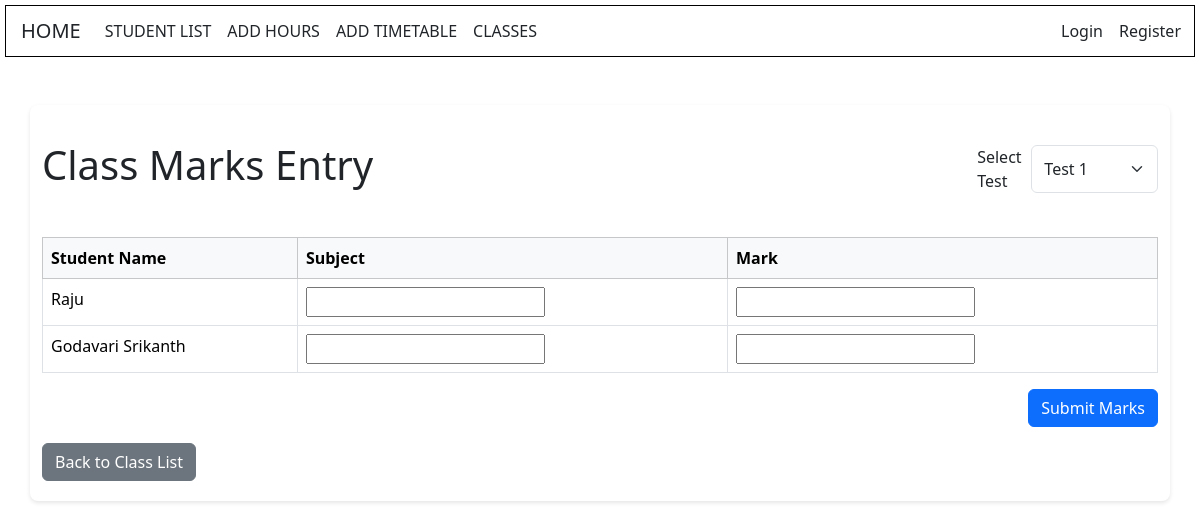
Before: /students/class_marks/1/ with the older database file.
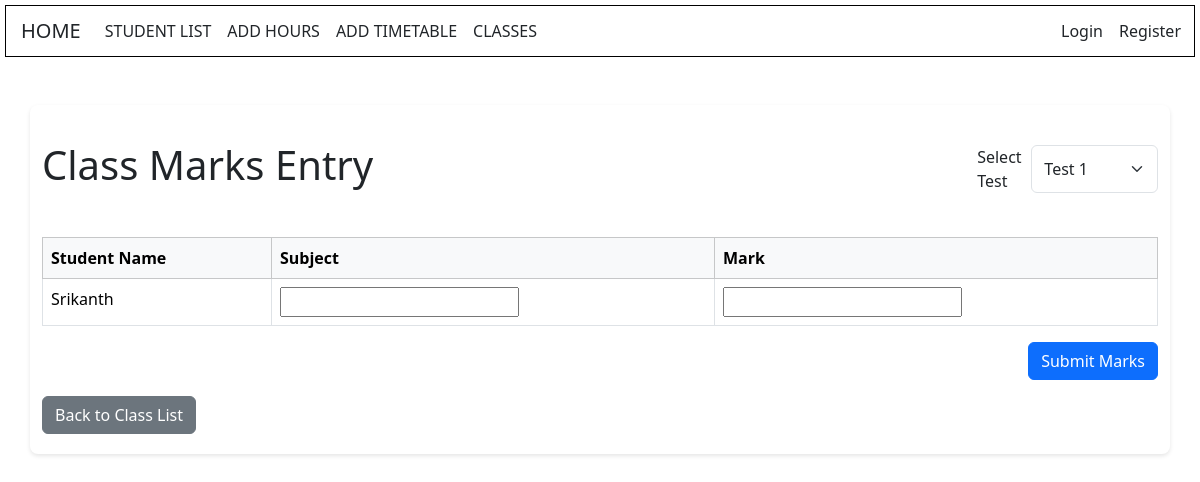
After: the same page with the newer database file.
### students/models.py (models this page shows, shortened)
class Student(models.Model):
    name = models.CharField(max_length=100)
    roll_number = models.CharField(max_length=10, unique=True)
    student_class = models.ForeignKey(Class, on_delete=models.CASCADE)
    email = models.EmailField()
    phone = models.CharField(max_length=10)

### students/views.py (the view)
# urls.py: path('class_marks/<int:class_id>/', views.class_marks, name='class_marks'),
def class_marks(request, class_id):
    student_class = get_object_or_404(Class, id=class_id)
    students = Student.objects.filter(student_class=student_class)
    if request.method == 'POST':
        test_name = request.POST.get('test_name')
        all_valid = True
        forms = []  # Initialize the forms list
        for student in students:
            form_data = request.POST.copy()
            form_data[f'{student.id}-test'] = test_name  # Ensure the test name is set in the form data with prefix
            form = MarkForm(form_data, prefix=str(student.id), instance=Mark(student=student))
            forms.append((student, form))  # Append the form to the forms list
            if form.is_valid():
                form.save()
            else:
                all_valid = False
                print(form.errors)
        if all_valid:
            messages.success(request, "Marks submitted successfully!")
            return HttpResponseRedirect(reverse('class_marks', args=[class_id]))
    else:
        forms = [
            (student, MarkForm(prefix=str(student.id), instance=Mark(student=student)))
            for student in students
        ]
    return render(request, 'students/class_marks.html', {
        'student_class': student_class,
        'students': forms
    })

### students/templates/students/class_marks.html (shortened to what this page needs)
<!DOCTYPE html>
<html lang="en">
<head>
    <link href="https://cdn.jsdelivr.net/npm/bootstrap@5.3.2/dist/css/bootstrap.min.css" rel="stylesheet">
</head>
<body>
    {% include 'students/navbar.html' %}
    <div class="container mt-5">
        <div class="d-flex justify-content-between align-items-center mb-3">
            <h1 class="text-center">Class Marks Entry</h1>
            <div class="dropdown-form-group">
                <label for="testName" class="test_name">Select Test</label>
                <select id="testName" class="form-select ms-2">
                    <option value="Test1" selected>Test 1</option>
                </select>
            </div>
        </div>
        <form method="post" action="{% url 'class_marks' student_class.id %}" id="marksForm">
            <table class="table table-bordered mt-4">
                <thead class="table-light">
                    <tr>
                        <th scope="col">Student Name</th>
                        <th scope="col">Subject</th>
                        <th scope="col">Mark</th>
                    </tr>
                </thead>
                <tbody>
                    {% for student, form in students %}
                        <tr>
                            <td>{{ student.name }}</td>
                            <td>{{ form.subject }}</td>
                            <td>{{ form.mark }}</td>
                        </tr>
                    {% endfor %}
                </tbody>
            </table>
            <div class="text-end mt-3">
                <button type="submit" class="btn btn-primary">Submit Marks</button>
            </div>
            <a href="{% url 'class_list' %}" class="btn btn-secondary btn-block btn-custom mt-3">Back to Class List</a>
        </form>
    </div>
</body>
</html>

Changed rows visible on the page:
no longer on this page (row edited): Student: name "Godavari Srikanth"
changed Student: name "Raju" → "Srikanth"
